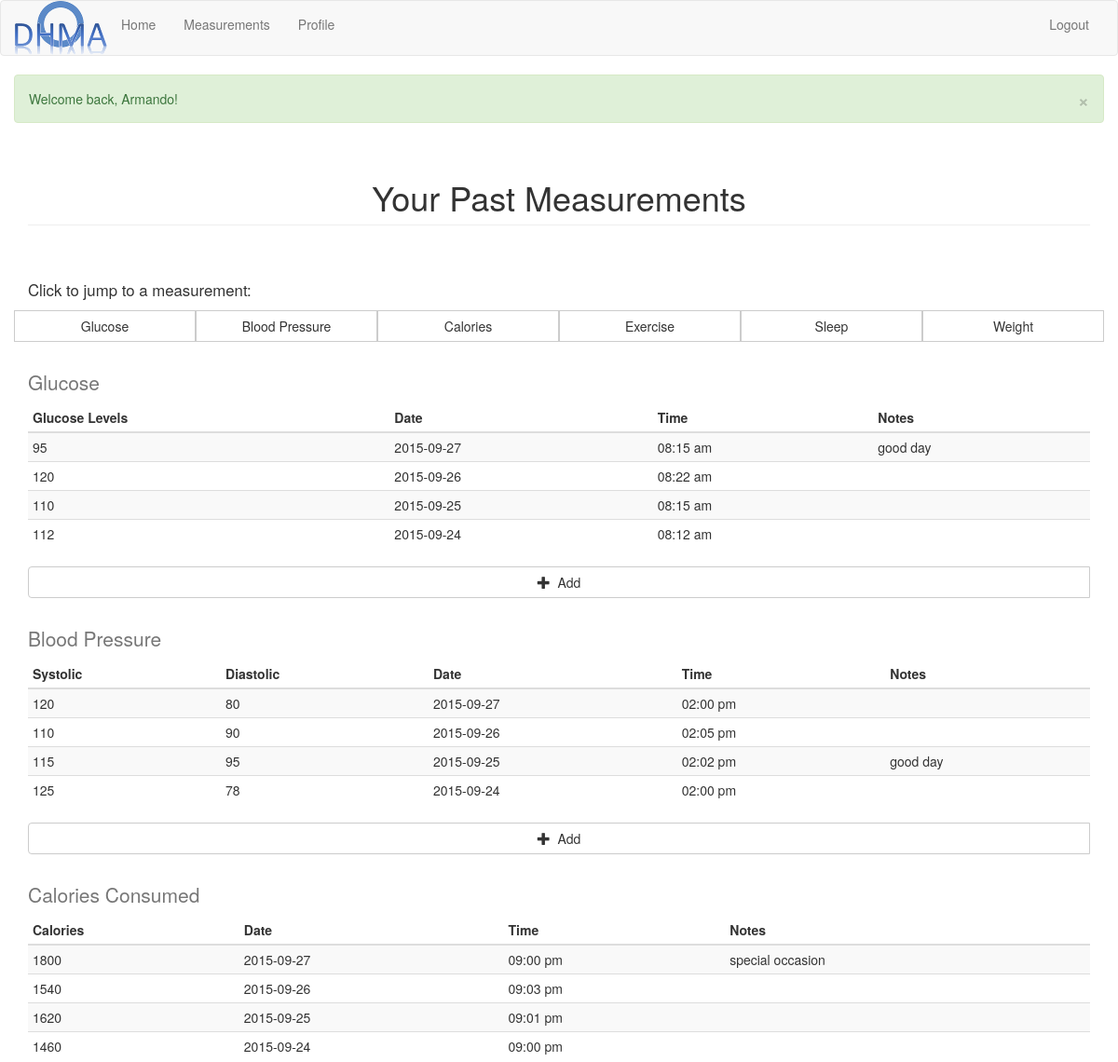
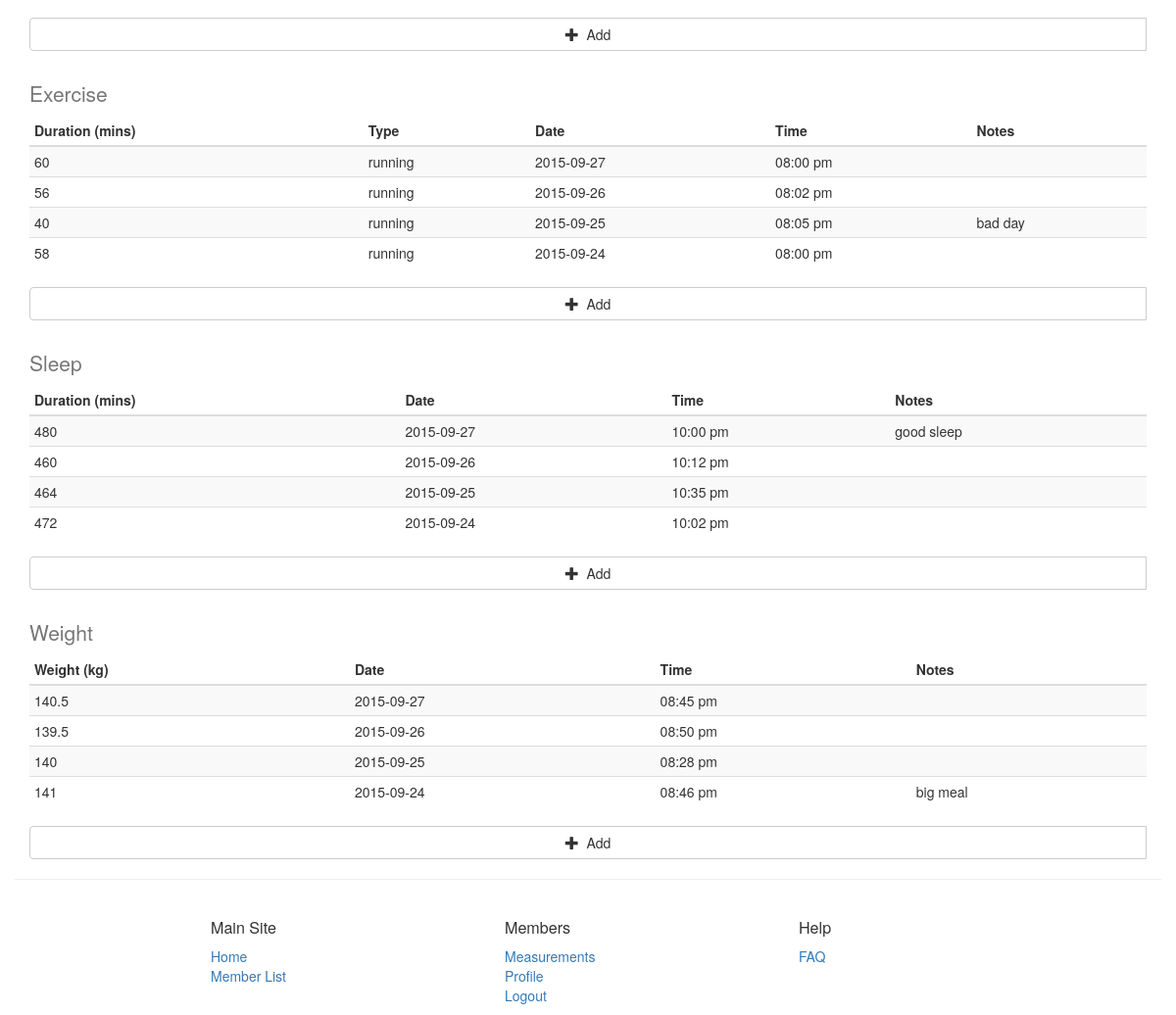
The app's page /WebContent/measurements_show_all (signed in) with its own data (2 pictures, top to bottom).
### tables this page shows
create table GlucoseMeasurements(
    glucoseID           integer primary key auto_increment,
    glucose             integer not null,
    dateAndTime         datetime not null,
    notes               varchar(255),
    userID              integer not null,
    foreign key (userID) references Users (userID) on delete cascade,
    constraint uniq_meas unique (dateAndTime, userID)
);

create table BloodPressureMeasurements(
    bpID                integer primary key auto_increment,
    systolicPressure    integer not null,
    diastolicPressure   integer not null,
    dateAndTime         datetime not null,
    notes               varchar(255),
    userID              integer not null,
    foreign key (userID) references Users (userID) on delete cascade,
    constraint uniq_meas unique (dateAndTime, userID)
);

create table CalorieMeasurements(
    calorieID           integer primary key auto_increment,
    calories            integer not null,
    dateAndTime         datetime not null,
    notes               varchar(255),
    userID              integer not null,
    foreign key (userID) references Users (userID) on delete cascade,
    constraint uniq_meas unique (dateAndTime, userID)
);

create table ExerciseMeasurements(
    exerciseID          integer primary key auto_increment,
    duration            integer not null,
    type                varchar(100) not null,
    dateAndTime         datetime not null,
    notes               varchar(255),
    userID              integer not null,
    foreign key (userID) references Users (userID) on delete cascade,
    constraint uniq_meas unique (dateAndTime, userID)
);

create table SleepMeasurements(
    sleepID             integer primary key auto_increment,
    duration            integer not null,
    dateAndTime         datetime not null,
    notes               varchar(255),
    userID              integer not null,
    foreign key (userID) references Users (userID) on delete cascade,
    constraint uniq_meas unique (dateAndTime, userID)
);

create table WeightMeasurements(
    weightID            integer primary key auto_increment,
    weight              double not null,
    dateAndTime         datetime not null,
    notes               varchar(255),
    userID              integer not null,
    foreign key (userID) references Users (userID) on delete cascade,
    constraint uniq_meas unique (dateAndTime, userID)
);

### WebContent/views/BloodPressureMeasurementsView.class.php (the view, shortened to what the rows shown need)
<?php
class BloodPressureMeasurementsView {
    public static function showBody() {
            ?><p>Error: measurements not found</p><?php
        $measurements = $_SESSION['measurements'];
        ?>
<section id="bloodPressure" class="row">
    <div id="view_bloodPressure_section" class="col-sm-12">
        <div class="row">
            <div class="col-sm-12">
                <h2></h2><?php
                if (!isset($measurements["bloodPressure"]) || empty($measurements["bloodPressure"])):
                        ?><p>No blood pressure measurements to show yet</p><?php
                else:
                    $i = 0; ?>
                <table class="table table-striped table-hover table-condensed table-responsive">
                    <caption>Blood Pressure</caption>
                    <thead>
                        <tr>
                            <th>Systolic</th>
                            <th>Diastolic</th>
                            <th>Date</th>
                            <th>Time</th>
                            <th>Notes</th>
                        </tr>
                    </thead>
                    <tbody><?php
                    foreach ($measurements["bloodPressure"] as $bloodPressure): ?>
                        <tr id="bloodPressure_<?=$bloodPressure->getDateTime()->format('Y-m-d_H-i')?>" class="measurementRow">
                            <td id="systolicPressure_bloodPressure_<?=$bloodPressure->getDateTime()->format('Y-m-d_H-i')?>"><?=$bloodPressure->getSystolicPressure()?></td>
                            <td id="diastolicPressure_bloodPressure_<?=$bloodPressure->getDateTime()->format('Y-m-d_H-i')?>"><?=$bloodPressure->getDiastolicPressure()?></td>
                            <td id="date_bloodPressure_<?=$bloodPressure->getDateTime()->format('Y-m-d_H-i')?>"><?=$bloodPressure->getDate()?></td>
                            <td id="time_bloodPressure_<?=$bloodPressure->getDateTime()->format('Y-m-d_H-i')?>"><?=$bloodPressure->getTime()?></td>
                            <td id="notes_bloodPressure_<?=$bloodPressure->getDateTime()->format('Y-m-d_H-i')?>"><?=$bloodPressure->getNotes()?></td>
                        </tr><?php
                    endforeach; ?>
                    </tbody>
                </table><?php
                endif; ?>
            </div>
        </div>
    </div>
</section>
        <?php
    }
}
?>

### WebContent/views/GlucoseMeasurementsView.class.php (shortened to what the rows shown need)
<?php
class GlucoseMeasurementsView {
    public static function showBody() {
            ?><p>Error: measurements not found</p><?php
        $measurements = $_SESSION['measurements'];
        ?>
<section id="glucose" class="row">
    <div id="view_glucose_section" class="col-sm-12">
        <div class="row">
            <div class="col-sm-12">
                <h2></h2><?php
                if (!isset($measurements["glucose"]) || empty($measurements["glucose"])):
                        ?><p>No glucose measurements to show yet</p><?php
                else:
                    $i = 0; ?>
                <table class="table table-striped table-hover table-condensed table-responsive">
                    <caption>Glucose</caption>
                    <thead>
                        <tr>
                            <th>Glucose Levels</th>
                            <th>Date</th>
                            <th>Time</th>
                            <th>Notes</th>
                        </tr>
                    </thead>
                    <tbody><?php
                    foreach ($measurements["glucose"] as $glucose): ?>
                        <tr id="glucose_<?=$glucose->getDateTime()->format('Y-m-d_H-i')?>" class="measurementRow">
                            <td id="glucose_glucose_<?=$glucose->getDateTime()->format('Y-m-d_H-i')?>"><?=$glucose->getMeasurement()?></td>
                            <td id="date_glucose_<?=$glucose->getDateTime()->format('Y-m-d_H-i')?>"><?=$glucose->getDate()?></td>
                            <td id="time_glucose_<?=$glucose->getDateTime()->format('Y-m-d_H-i')?>"><?=$glucose->getTime()?></td>
                            <td id="notes_glucose_<?=$glucose->getDateTime()->format('Y-m-d_H-i')?>"><?=$glucose->getNotes()?></td>
                        </tr><?php
                    endforeach; ?>
                    </tbody>
                </table><?php
                endif; ?>
            </div>
        </div>
    </div>
</section>
        <?php
    }
}
?>

### WebContent/views/CalorieMeasurementsView.class.php (shortened to what the rows shown need)
<?php
class CalorieMeasurementsView {
    public static function showBody() {
            ?><p>Error: measurements not found</p><?php
        $measurements = $_SESSION['measurements'];
        ?>
<section id="calories" class="row">
    <div id="view_calories_section" class="col-sm-12">
        <div class="row">
            <div class="col-sm-12">
                <h2></h2><?php
                if (!isset($measurements["calories"]) || empty($measurements["calories"])):
                        ?><p>No calorie measurements to show yet</p><?php
                else:
                    $i = 0; ?>
                <table class="table table-striped table-hover table-condensed table-responsive">
                    <caption>Calories Consumed</caption>
                    <thead>
                        <tr>
                            <th>Calories</th>
                            <th>Date</th>
                            <th>Time</th>
                            <th>Notes</th>
                        </tr>
                    </thead>
                    <tbody><?php
                    foreach ($measurements["calories"] as $calories): ?>
                        <tr id="calories_<?=$calories->getDateTime()->format('Y-m-d_H-i')?>" class="measurementRow">
                            <td id="calories_calories_<?=$calories->getDateTime()->format('Y-m-d_H-i')?>"><?=$calories->getMeasurement()?></td>
                            <td id="date_calories_<?=$calories->getDateTime()->format('Y-m-d_H-i')?>"><?=$calories->getDate()?></td>
                            <td id="time_calories_<?=$calories->getDateTime()->format('Y-m-d_H-i')?>"><?=$calories->getTime()?></td>
                            <td id="notes_calories_<?=$calories->getDateTime()->format('Y-m-d_H-i')?>"><?=$calories->getNotes()?></td>
                        </tr><?php
                    endforeach; ?>
                    </tbody>
                </table><?php
                endif; ?>
            </div>
        </div>
    </div>
</section>
        <?php
    }
}
?>

### WebContent/views/ExerciseMeasurementsView.class.php (shortened to what the rows shown need)
<?php
class ExerciseMeasurementsView {
    public static function showBody() {
            ?><p>Error: measurements not found</p><?php
        $measurements = $_SESSION['measurements'];
        ?>
<section id="exercise" class="row">
    <div id="view_exercise_section" class="col-sm-12">
        <div class="row">
            <div class="col-sm-12">
                <h2></h2><?php
                if (!isset($measurements["exercise"]) || empty($measurements["exercise"])):
                        ?><p>No exercise measurements to show yet</p><?php
                else:
                    $i = 0; ?>
                <table class="table table-striped table-hover table-condensed table-responsive">
                    <caption>Exercise</caption>
                    <thead>
                        <tr>
                            <th>Duration (mins)</th>
                            <th>Type</th>
                            <th>Date</th>
                            <th>Time</th>
                            <th>Notes</th>
                        </tr>
                    </thead>
                    <tbody><?php
                    foreach ($measurements["exercise"] as $exercise): ?>
                        <tr id="exercise_<?=$exercise->getDateTime()->format('Y-m-d_H-i')?>" class="measurementRow">
                            <td id="duration_exercise_<?=$exercise->getDateTime()->format('Y-m-d_H-i')?>"><?=$exercise->getDuration()?></td>
                            <td id="type_exercise_<?=$exercise->getDateTime()->format('Y-m-d_H-i')?>"><?=$exercise->getType()?></td>
                            <td id="date_exercise_<?=$exercise->getDateTime()->format('Y-m-d_H-i')?>"><?=$exercise->getDate()?></td>
                            <td id="time_exercise_<?=$exercise->getDateTime()->format('Y-m-d_H-i')?>"><?=$exercise->getTime()?></td>
                            <td id="notes_exercise_<?=$exercise->getDateTime()->format('Y-m-d_H-i')?>"><?=$exercise->getNotes()?></td>
                        </tr><?php
                    endforeach; ?>
                    </tbody>
                </table><?php
                endif; ?>
            </div>
        </div>
    </div>
</section>
        <?php
    }
}
?>

### WebContent/views/SleepMeasurementsView.class.php (shortened to what the rows shown need)
<?php
class SleepMeasurementsView {
    public static function showBody() {
            ?><p>Error: measurements not found</p><?php
        $measurements = $_SESSION['measurements'];
        ?>
<section id="sleep" class="row">
    <div id="view_sleep_section" class="col-sm-12">
        <div class="row">
            <div class="col-sm-12">
                <h2></h2><?php
                if (!isset($measurements["sleep"]) || empty($measurements["sleep"])):
                        ?><p>No sleep measurements to show yet</p><?php
                else:
                    $i = 0; ?>
                <table class="table table-striped table-hover table-condensed table-responsive">
                    <caption>Sleep</caption>
                    <thead>
                        <tr>
                            <th>Duration (mins)</th>
                            <th>Date</th>
                            <th>Time</th>
                            <th>Notes</th>
                        </tr>
                    </thead>
                    <tbody><?php
                    foreach ($measurements["sleep"] as $sleep): ?>
                        <tr id="sleep_<?=$sleep->getDateTime()->format('Y-m-d_H-i')?>" class="measurementRow">
                            <td id="duration_sleep_<?=$sleep->getDateTime()->format('Y-m-d_H-i')?>"><?=$sleep->getMeasurement()?></td>
                            <td id="date_sleep_<?=$sleep->getDateTime()->format('Y-m-d_H-i')?>"><?=$sleep->getDate()?></td>
                            <td id="time_sleep_<?=$sleep->getDateTime()->format('Y-m-d_H-i')?>"><?=$sleep->getTime()?></td>
                            <td id="notes_sleep_<?=$sleep->getDateTime()->format('Y-m-d_H-i')?>"><?=$sleep->getNotes()?></td>
                        </tr><?php
                    endforeach; ?>
                    </tbody>
                </table><?php
                endif; ?>
            </div>
        </div>
    </div>
</section>
        <?php
    }
}
?>

### WebContent/views/WeightMeasurementsView.class.php (shortened to what the rows shown need)
<?php
class WeightMeasurementsView {
    public static function showBody() {
            ?><p>Error: measurements not found</p><?php
        $measurements = $_SESSION['measurements'];
        ?>
<section id="weight" class="row">
    <div id="view_weight_section" class="col-sm-12">
        <div class="row">
            <div class="col-sm-12">
                <h2></h2><?php
                if (!isset($measurements["weight"]) || empty($measurements["weight"])):
                        ?><p>No weight measurements to show yet</p><?php
                else:
                    $i = 0; ?>
                <table class="table table-striped table-hover table-condensed table-responsive">
                    <caption>Weight</caption>
                    <thead>
                        <tr>
                            <th>Weight (kg)</th>
                            <th>Date</th>
                            <th>Time</th>
                            <th>Notes</th>
                        </tr>
                    </thead>
                    <tbody><?php
                    foreach ($measurements["weight"] as $weight): ?>
                        <tr id="weight_<?=$weight->getDateTime()->format('Y-m-d_H-i')?>" class="measurementRow">
                            <td id="weight_weight_<?=$weight->getDateTime()->format('Y-m-d_H-i')?>"><?=$weight->getMeasurement()?></td>
                            <td id="date_weight_<?=$weight->getDateTime()->format('Y-m-d_H-i')?>"><?=$weight->getDate()?></td>
                            <td id="time_weight_<?=$weight->getDateTime()->format('Y-m-d_H-i')?>"><?=$weight->getTime()?></td>
                            <td id="notes_weight_<?=$weight->getDateTime()->format('Y-m-d_H-i')?>"><?=$weight->getNotes()?></td>
                        </tr><?php
                    endforeach; ?>
                    </tbody>
                </table><?php
                endif; ?>
            </div>
        </div>
    </div>
</section>
        <?php
    }
}
?>

### records on screen
glucosemeasurements: glucose "95", notes "good day"
glucosemeasurements: glucose "120"
glucosemeasurements: glucose "110"
glucosemeasurements: glucose "112", Date "2015-09-24", Time "08:12 am"
bloodpressuremeasurements: systolicPressure "120", diastolicPressure "80", Date "2015-09-27", Time "02:00 pm"
bloodpressuremeasurements: systolicPressure "110", diastolicPressure "90", Date "2015-09-26", Time "02:05 pm"
bloodpressuremeasurements: systolicPressure "115", diastolicPressure "95", Date "2015-09-25", Time "02:02 pm", notes "good day"
bloodpressuremeasurements: systolicPressure "125", diastolicPressure "78", Date "2015-09-24", Time "02:00 pm"
caloriemeasurements: calories "1800", Date "2015-09-27", Time "09:00 pm", notes "special occasion"
caloriemeasurements: calories "1540", Date "2015-09-26", Time "09:03 pm"
caloriemeasurements: calories "1620", Date "2015-09-25", Time "09:01 pm"
caloriemeasurements: calories "1460", Date "2015-09-24", Time "09:00 pm"
exercisemeasurements: duration "60", type "running", Date "2015-09-27", Time "08:00 pm"
exercisemeasurements: duration "56", type "running", Date "2015-09-26", Time "08:02 pm"
exercisemeasurements: duration "40", type "running", Date "2015-09-25", Time "08:05 pm", notes "bad day"
exercisemeasurements: duration "58", type "running", Date "2015-09-24", Time "08:00 pm"
sleepmeasurements: duration "480", Date "2015-09-27", Time "10:00 pm", notes "good sleep"
sleepmeasurements: duration "460", Date "2015-09-26", Time "10:12 pm"
sleepmeasurements: duration "464", Date "2015-09-25", Time "10:35 pm"
sleepmeasurements: duration "472", Date "2015-09-24", Time "10:02 pm"
weightmeasurements: weight "140.5", Date "2015-09-27", Time "08:45 pm"
weightmeasurements: weight "139.5", Date "2015-09-26", Time "08:50 pm"
weightmeasurements: weight "140", Date "2015-09-25", Time "08:28 pm"
weightmeasurements: weight "141", Date "2015-09-24", Time "08:46 pm", notes "big meal"

### other values on screen
$_SESSION['flash'] "Welcome back, Armando!"
$title "Your Past Measurements"
$glucose->getDate() "2015-09-27"
$glucose->getTime() "08:15 am"
$glucose->getDate() "2015-09-26"
$glucose->getTime() "08:22 am"
$glucose->getDate() "2015-09-25"
